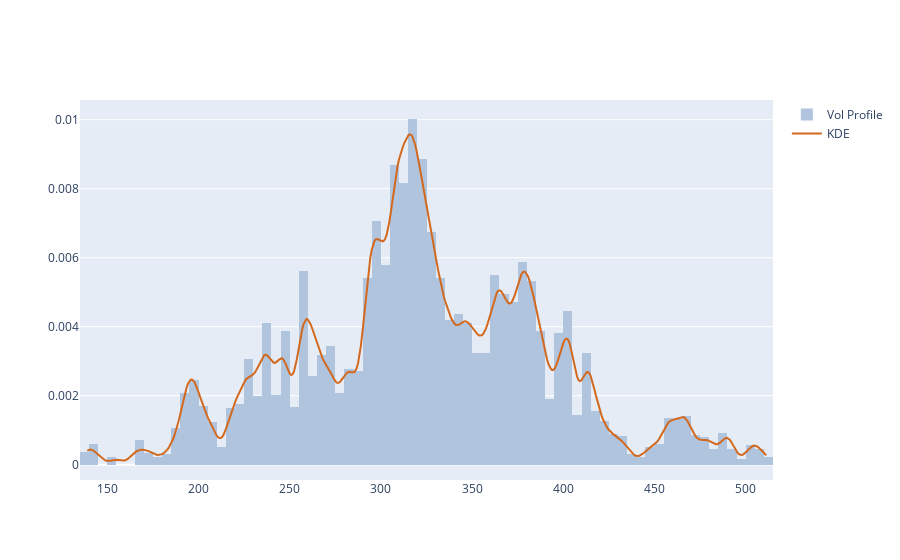

Notebook code for this chart:
### Code cell
# Kernel Density Estimator (KDE) plot
from scipy import stats, signal

"""
stats provides statistical functions and probability distributions for data analysis.

signal offers tools for signal processing, such as filtering, peak detection, 
and Fourier transforms.

These modules are commonly used for advanced data analysis and scientific computing in Python.
"""

kde_factor = 0.05
num_samples = 500
kde = stats.gaussian_kde(lulu.Close,weights=lulu.Volume,bw_method=kde_factor)
xr = np.linspace(lulu.Close.min(),lulu.Close.max(),num_samples)
kdy = kde(xr)
ticks_per_sample = (xr.max() - xr.min()) / num_samples

def get_dist_plot(c, v, kx, ky):
    fig = go.Figure()
    fig.add_trace(go.Histogram(name='Vol Profile', x=c, y=v, nbinsx=150, 
                               histfunc='sum', histnorm='probability density',
                               marker_color='#B0C4DE'))
    fig.add_trace(go.Scatter(name='KDE', x=kx, y=ky, mode='lines', marker_color='#D2691E'))
    return fig

get_dist_plot(lulu.Close, lulu.Volume, xr, kdy).show()

### Figure 1 — Plotly figure (JSON) as saved in the notebook; plotly's stock layout.template omitted (floating-point values rounded to 4 significant figures; data arrays with more than 128 entries replaced by an {"elided": "..."} marker saying what was removed)
{"data": [{"histfunc": "sum", "histnorm": "probability density", "marker": {"color": "#B0C4DE"}, "name": "Vol Profile", "nbinsx": 150, "type": "histogram", "x": {"elided": "1418 float values"}, "y": {"elided": "1418 float values"}}, {"marker": {"color": "#D2691E"}, "mode": "lines", "name": "KDE", "type": "scatter", "x": {"elided": "500 float values"}, "y": {"elided": "500 float values"}}], "layout": {}}
